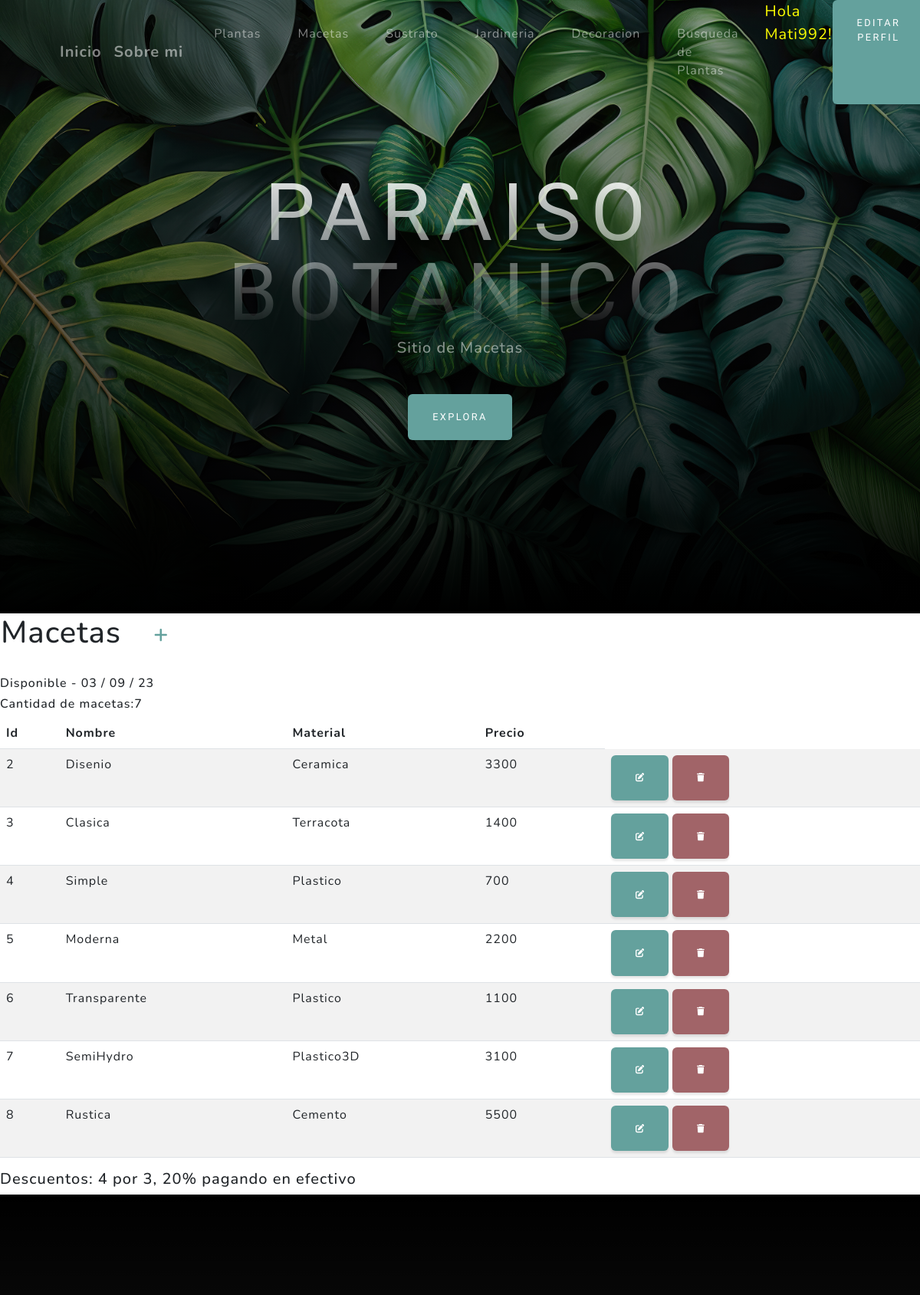
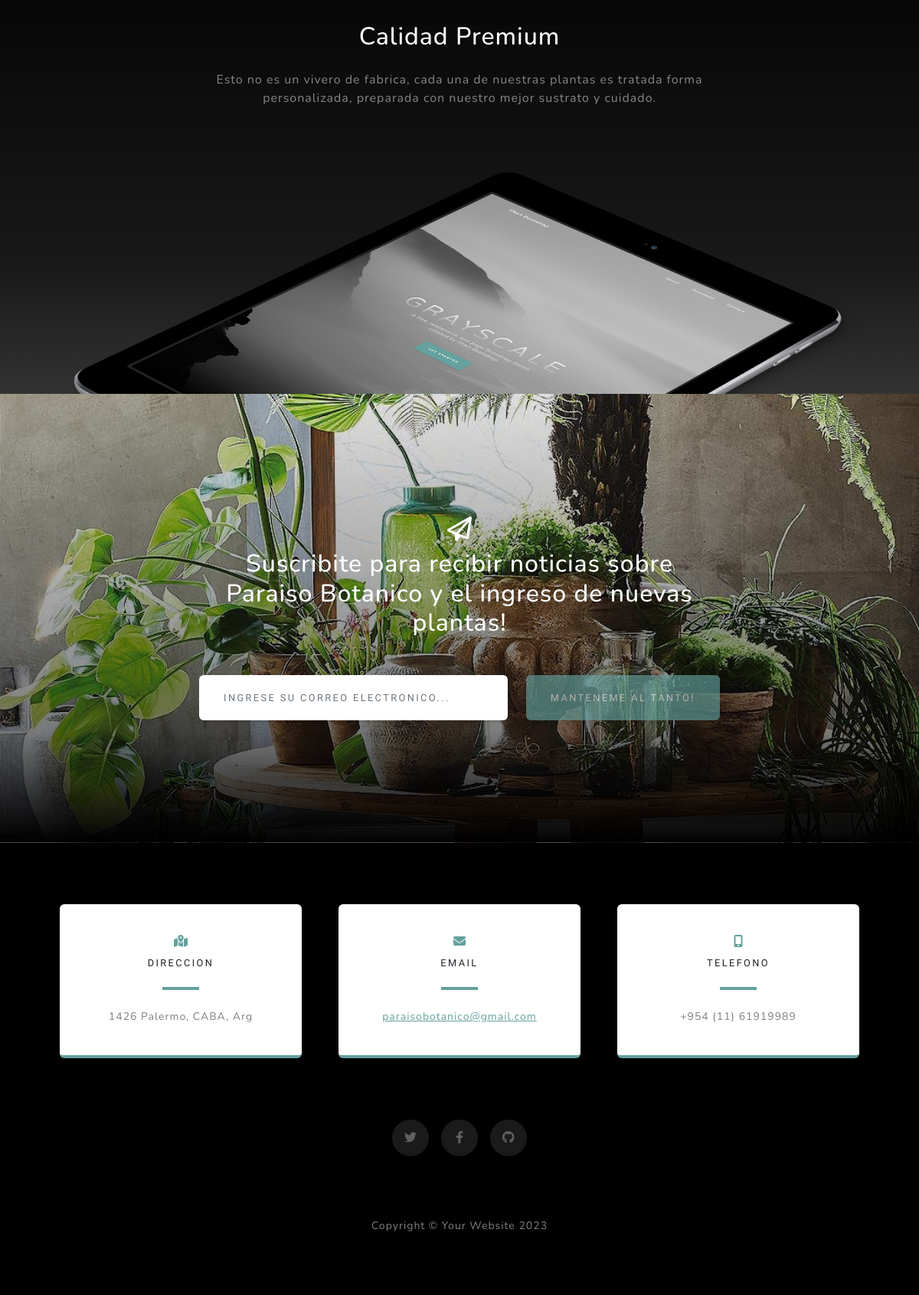
/flowerpots/ (signed in), run on the app's committed database (2 pictures, top to bottom).
### aplicacion/models.py (models this page shows, shortened)
class Macetas(models.Model):
    nombre = models.CharField(max_length=50)
    material = models.CharField(max_length=50)
    precio = models.IntegerField()
    class Meta:
        verbose_name = "Maceta"
        verbose_name_plural = "Macetas"

### aplicacion/views.py (the view)
# urls.py: path('flowerpots/', macetas, name="blumentoepfe"),
@login_required
def macetas(request):
    contexto = {'flowerpots': Macetas.objects.all(), "Titel": "disponible", "descuento": [
        "4 por 3", "20% pagando en efectivo"]}
    return render(request, "aplicacion/flowerpots.html", contexto)

### aplicacion/templates/aplicacion/flowerpots.html (shortened to what this page needs)
{% extends 'aplicacion/base.html' %}
{% load  %}
{% block titulo %}
Sitio de Macetas
{% endblock titulo %}
{% block contenido %}
<table>
    <tr>
        <td width="200"><h1>Macetas</h1></td>
        <td>
            <a
            href="{% url 'create_blumentoepfe' %}"
            class= "btn-primary btn-sm"
            ><i class="fa fa-plus fa-lg" title="New Record"> </i>
            </a>
        </td>
    </tr>
</table>
<br>
 <table class="table table-striped">
        <thead>
        <tr>
            <th>Id</th>
            <th>Nombre</th>
            <th>Material</th>
            <th>Precio</th>
        </tr>
    </thead>
    <body>
        <h6>{{Titel|capfirst}} - {% now 'd / m / y' %}</h6>
        <h6>Cantidad de macetas:{{flowerpots|length}}</h6>
         {% for f in flowerpots  %}
        <tr>
            <td>{{f.id}}</td>
            <td>{{f.nombre}}</td>
            <td>{{f.material}}</td>
            <td>{{f.precio}}</td>
        <td>
            <a
              href="{% url 'update_blumentoepfe' f.id %}"
              class="btn btn-primary"
              style="--bs-btn-padding-y: .25rem; --bs-btn-padding-x: .5rem; --bs-btn-font-size: .75rem;"
            ><i class="fa fa-edit fa-sm" title="Edit Record"></i>     {% comment %}Edit es un lapicito {% endcomment %}
            </a>
            <a
              href=" {% url 'delete_blumentoepfe' f.id %}"
              class="btn btn-danger"
              style="--bs-btn-padding-y: .25rem; --bs-btn-padding-x: .5rem; --bs-btn-font-size: .75rem;"
              ><i class="fa fa-trash fa-sm" title="Delete Record"></i> {% comment %}trash es una absura {% endcomment %}
            </a>
          </td>
        </tr>
    {% endfor %}
        </body>
    </table>
        <h5>Descuentos: {{descuento.0}}, {{descuento.1}} </h5>
        {% endblock contenido %}

### aplicacion/templates/aplicacion/base.html (shortened to what this page needs)
<!DOCTYPE html>
<html lang="en">
    <head>
        {% load static %}
        <link href="{% static 'aplicacion/css/styles.css' %}"  rel="stylesheet" />
    </head>
    <body id="page-top">
        <nav class="navbar navbar-expand-lg navbar-light fixed-top" id="mainNav">
            <div class="container px-4 px-lg-5">
                <a class="navbar-brand" href="/">Inicio</a>
                <a class="navbar-brand" href="{% url 'uebermich' %}">Sobre mi</a>
                <div class="collapse navbar-collapse" id="navbarResponsive">
                    <ul class="navbar-nav ms-auto">
                        {% if user.is_authenticated %}
                        <li class="nav-item"><a class="nav-link" href="{% url 'pflanzen' %}">Plantas</a></li>
                        <li class="nav-item"><a class="nav-link" href="{% url 'blumentoepfe' %}">Macetas</a></li>
                        <li class="nav-item"><a class="nav-link" href="{% url 'substrat' %}">Sustrato</a></li>
                        <li class="nav-item"><a class="nav-link" href="{% url 'garten' %}">Jardineria</a></li>
                        <li class="nav-item"><a class="nav-link" href="{% url 'dekoration' %}">Decoracion</a></li>
                        <li class="nav-item"><a class="nav-link" href="{% url 'suchen_gattung' %}">Busqueda de Plantas</a></li>
                        <p style="color:yellow; font-size: 20px;margin-left: 10px;">Hola {{user.username}}!</p>
                        <a class="btn btn-primary" href="{% url 'editar_perfil' %}">Editar Perfil</a>
                    {% else %}
                        <a class="btn btn-success" href="{% url 'registro' %}">Registro</a>
                        <a class="btn btn-primary" href="{% url 'login' %}">Login</a>
                    {% endif %}
                    </ul>
                </div>
            </div>
        </nav>
        <header class="masthead">
            <div class="container px-4 px-lg-5 d-flex h-100 align-items-center justify-content-center">
                <div class="d-flex justify-content-center">
                    <div class="text-center">
                        <h1 class="mx-auto my-0 text-uppercase">Paraiso Botanico</h1>
                        <h2 class="text-white-50 mx-auto mt-2 mb-5">
                            {% block titulo %}
                            {% endblock titulo%}
                        </h2>
                        <a class="btn btn-primary" href="#about">Explora</a>
                    </div>
                </div>
            </div>
        </header>
        {% block contenido %}
        {% endblock contenido %}
        <section class="about-section text-center" id="about">
            <div class="container px-4 px-lg-5">
                <div class="row gx-4 gx-lg-5 justify-content-center">
                    <div class="col-lg-8">
                        <h2 class="text-white mb-4">Calidad Premium</h2>
                        <p class="text-white-50">
                            Esto no es un vivero de fabrica, cada una de nuestras plantas es tratada forma personalizada, preparada con nuestro mejor sustrato y cuidado.
                        </p>
                    </div>
                </div>
                <img class="img-fluid" src="assets/img/ipad.png" alt="..." />
            </div>
        </section>
        <section class="signup-section" id="signup">
            <div class="container px-4 px-lg-5">
                <div class="row gx-4 gx-lg-5">
                    <div class="col-md-10 col-lg-8 mx-auto text-center">
                        <i class="far fa-paper-plane fa-2x mb-2 text-white"></i>
                        <h2 class="text-white mb-5">Suscribite para recibir noticias sobre Paraiso Botanico y el ingreso de nuevas plantas!</h2>
                        <form class="form-signup" id="contactForm" data-sb-form-api-token="API_TOKEN">
                            <div class="row input-group-newsletter">
                                <div class="col"><input class="form-control" id="emailAddress" type="email" placeholder="Ingrese su correo electronico..." aria-label="Enter email address..." data-sb-validations="required,email" /></div>
                                <div class="col-auto"><button class="btn btn-primary disabled" id="submitButton" type="submit">manteneme al tanto!</button></div>
                            </div>
                        </form>
                    </div>
                </div>
            </div>
        </section>
        <section class="contact-section bg-black">
            <div class="container px-4 px-lg-5">
                <div class="row gx-4 gx-lg-5">
                    <div class="col-md-4 mb-3 mb-md-0">
                        <div class="card py-4 h-100">
                            <div class="card-body text-center">
                                <i class="fas fa-map-marked-alt text-primary mb-2"></i>
                                <h4 class="text-uppercase m-0">Direccion</h4>
                                <hr class="my-4 mx-auto" />
                                <div class="small text-black-50">1426 Palermo, CABA, Arg</div>
                            </div>
                        </div>
                    </div>
                    <div class="col-md-4 mb-3 mb-md-0">
                        <div class="card py-4 h-100">
                            <div class="card-body text-center">
                                <i class="fas fa-envelope text-primary mb-2"></i>
                                <h4 class="text-uppercase m-0">Email</h4>
                                <hr class="my-4 mx-auto" />
                                <div class="small text-black-50"><a href="#!">paraisobotanico@gmail.com</a></div>
                            </div>
                        </div>
                    </div>
                    <div class="col-md-4 mb-3 mb-md-0">
                        <div class="card py-4 h-100">
                            <div class="card-body text-center">
                                <i class="fas fa-mobile-alt text-primary mb-2"></i>
                                <h4 class="text-uppercase m-0">Telefono</h4>
                                <hr class="my-4 mx-auto" />
                                <div class="small text-black-50">+954 (11) 61919989</div>
                            </div>
                        </div>
                    </div>
                </div>
                <div class="social d-flex justify-content-center">
                    <a class="mx-2" href="https://twitter.com/Mattyy992"><i class="fab fa-twitter"></i></a>
                    <a class="mx-2" href="https://es-la.facebook.com/"><i class="fab fa-facebook-f"></i></a>
                    <a class="mx-2" href="https://github.com/Klemen992"><i class="fab fa-github"></i></a>
                </div>
            </div>
        </section>
        <footer class="footer bg-black small text-center text-white-50"><div class="container px-4 px-lg-5">Copyright &copy; Your Website 2023</div></footer>
    </body>
</html>

### data on the page
Macetas: id "2", nombre "Disenio", material "Ceramica", precio "3300"
Macetas: id "3", nombre "Clasica", material "Terracota", precio "1400"
Macetas: id "4", nombre "Simple", material "Plastico", precio "700"
Macetas: id "5", nombre "Moderna", material "Metal", precio "2200"
Macetas: id "6", nombre "Transparente", material "Plastico", precio "1100"
Macetas: id "7", nombre "SemiHydro", material "Plastico3D", precio "3100"
Macetas: id "8", nombre "Rustica", material "Cemento", precio "5500"

### other printed values
{{ user.username }} "Mati992"
{{ Titel|capfirst }} "Disponible"
{{ flowerpots|length }} "7"
{{ descuento.0 }} "4 por 3"
{{ descuento.1 }} "20% pagando en efectivo"
